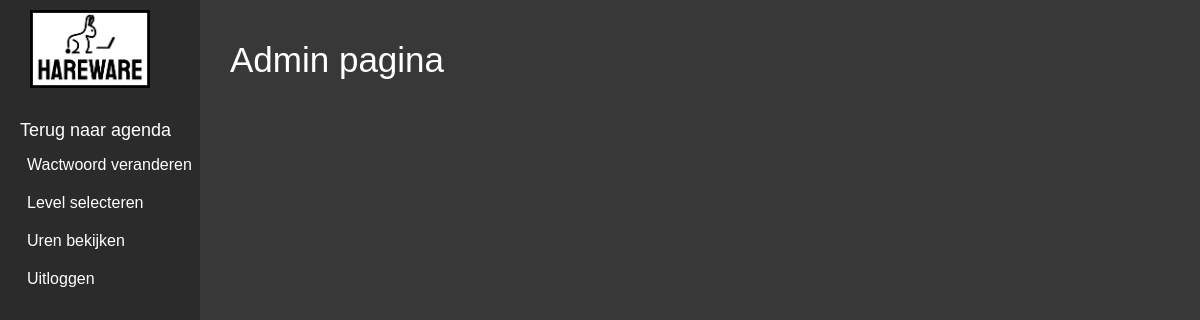
The app's page /admin/admin.php, older data.
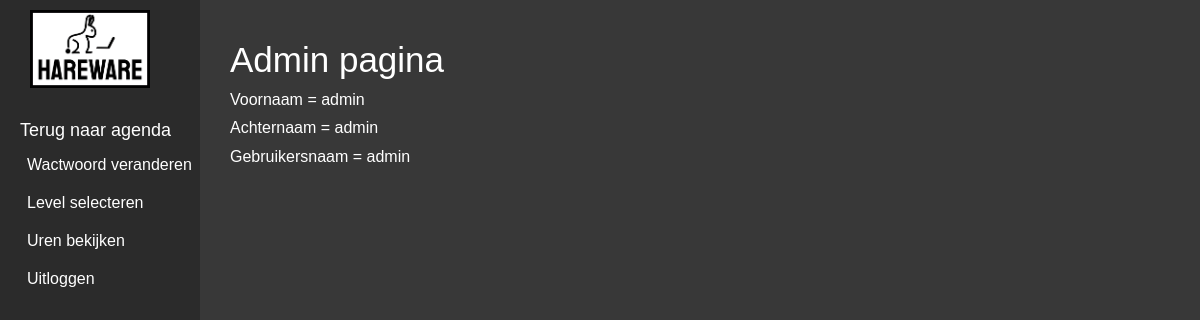
The same page, newer data.
### tables this page shows
CREATE TABLE `medewerker` (
  `ID_worker` int(11) NOT NULL,
  `Username` varchar(45) DEFAULT NULL,
  `Password` varchar(255) NOT NULL,
  `Name` varchar(45) DEFAULT NULL,
  `Last_Name` varchar(45) DEFAULT NULL,
  `Level` int(1) UNSIGNED ZEROFILL DEFAULT NULL
);

### admin/admin.php (the view, shortened to what this page needs)
<?php
include '../database.php';
try {
    $sql = 'SELECT Last_Name,
                    Name,
                    Username
               FROM medewerker';
    $q = $connection->prepare($sql);
    $q->execute();
    $q->setFetchMode(PDO::FETCH_ASSOC);
} catch (PDOException $e) {
    die("Could not connect to the database $dbname :" . $e->getMessage());
}
?>
<!DOCTYPE html>
<html lang="en">
<head>
<link rel="stylesheet" href="admin.css">
</head>
<body>
<div class="Background">
<div class="topbar">
     <div>
                <img src="IMG/Logo_HareWare.png" alt="Logo HareWare" class="Logo">
           </div>
                   <div class="link">
                        <ul>
                         <li class="agenda" > <a href="../display/display.php">Terug naar agenda</a></li>
                        </ul>
                        </div>
<div class="output">
     <?php
            while($r = $q->fetch()) {
            echo "<h1>Voornaam = " . $r['Name'] . "</h1 >";
            echo "<h1>Achternaam = " . $r['Last_Name'] . "</h1 > ";
            echo "<h1> Gebruikersnaam = " . $r['Username'] . "</h1 ><br> ";
            }
        ?>
</div>
<form action="../password/password.php" method="post">
<input type="submit" value="Wactwoord veranderen">
</form>
<form action="../level/level.php" method="post">
<input type="submit" value="Level selecteren">
</form>
<form action="../uren/uren.php" method="post">
<input type="submit" value="Uren bekijken">
</form>
<form action="../logout.php" method="post">
<input type="submit" value="Uitloggen">
</form>
        </div>
</body >
</html>

Row changes from the older to the newer data that the page shows:
added medewerker: Name "admin", Last_Name "admin", Username "admin"
